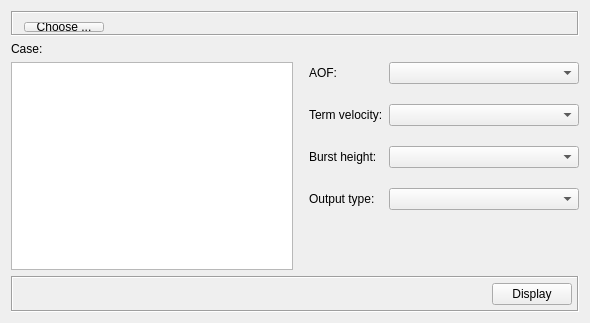
<?xml version="1.0" encoding="UTF-8"?>
<ui version="4.0">
 <class>MainWindow</class>
 <widget class="QMainWindow" name="MainWindow">
  <property name="geometry">
   <rect>
    <x>0</x>
    <y>0</y>
    <width>590</width>
    <height>323</height>
   </rect>
  </property>
  <property name="sizePolicy">
   <sizepolicy hsizetype="Minimum" vsizetype="Minimum">
    <horstretch>0</horstretch>
    <verstretch>0</verstretch>
   </sizepolicy>
  </property>
  <property name="minimumSize">
   <size>
    <width>590</width>
    <height>300</height>
   </size>
  </property>
  <property name="maximumSize">
   <size>
    <width>16777215</width>
    <height>500</height>
   </size>
  </property>
  <property name="windowTitle">
   <string>Stage: the JMAE 3D visualizer</string>
  </property>
  <property name="windowIcon">
   <iconset>
    <normaloff>C:/Users/brandon.corfman/Pictures/2000px-Crystal_Clear_app_3d.svg.png</normaloff>C:/Users/brandon.corfman/Pictures/2000px-Crystal_Clear_app_3d.svg.png</iconset>
  </property>
  <widget class="QWidget" name="centralWidget">
   <layout class="QGridLayout" name="gridLayout_4">
    <item row="0" column="0">
     <layout class="QHBoxLayout" name="horizontalLayout_2">
      <property name="sizeConstraint">
       <enum>QLayout::SetMinimumSize</enum>
      </property>
      <item>
       <widget class="QFrame" name="frame">
        <property name="sizePolicy">
         <sizepolicy hsizetype="Preferred" vsizetype="Preferred">
          <horstretch>0</horstretch>
          <verstretch>0</verstretch>
         </sizepolicy>
        </property>
        <property name="minimumSize">
         <size>
          <width>532</width>
          <height>25</height>
         </size>
        </property>
        <property name="autoFillBackground">
         <bool>false</bool>
        </property>
        <property name="frameShape">
         <enum>QFrame::Box</enum>
        </property>
        <property name="frameShadow">
         <enum>QFrame::Sunken</enum>
        </property>
        <property name="lineWidth">
         <number>1</number>
        </property>
        <widget class="QWidget" name="horizontalLayoutWidget">
         <property name="geometry">
          <rect>
           <x>0</x>
           <y>0</y>
           <width>106</width>
           <height>32</height>
          </rect>
         </property>
         <layout class="QHBoxLayout" name="lblLayout">
          <property name="sizeConstraint">
           <enum>QLayout::SetDefaultConstraint</enum>
          </property>
          <property name="leftMargin">
           <number>5</number>
          </property>
          <property name="rightMargin">
           <number>5</number>
          </property>
          <item>
           <widget class="QPushButton" name="btnChoose">
            <property name="sizePolicy">
             <sizepolicy hsizetype="Fixed" vsizetype="Fixed">
              <horstretch>0</horstretch>
              <verstretch>0</verstretch>
             </sizepolicy>
            </property>
            <property name="focusPolicy">
             <enum>Qt::TabFocus</enum>
            </property>
            <property name="text">
             <string>Choose ...</string>
            </property>
           </widget>
          </item>
         </layout>
        </widget>
       </widget>
      </item>
     </layout>
    </item>
    <item row="1" column="0">
     <layout class="QGridLayout" name="gridLayout_3">
      <property name="sizeConstraint">
       <enum>QLayout::SetMinimumSize</enum>
      </property>
      <item row="0" column="1">
       <layout class="QGridLayout" name="gridLayout">
        <property name="sizeConstraint">
         <enum>QLayout::SetMinimumSize</enum>
        </property>
        <property name="rightMargin">
         <number>10</number>
        </property>
        <item row="0" column="0">
         <widget class="QLabel" name="lblCase">
          <property name="text">
           <string>Case:</string>
          </property>
         </widget>
        </item>
        <item row="1" column="0">
         <widget class="QListWidget" name="lstCase"/>
        </item>
       </layout>
      </item>
      <item row="0" column="2">
       <layout class="QFormLayout" name="formLayout_2">
        <property name="sizeConstraint">
         <enum>QLayout::SetMinAndMaxSize</enum>
        </property>
        <property name="fieldGrowthPolicy">
         <enum>QFormLayout::FieldsStayAtSizeHint</enum>
        </property>
        <property name="formAlignment">
         <set>Qt::AlignLeading|Qt::AlignLeft|Qt::AlignTop</set>
        </property>
        <property name="horizontalSpacing">
         <number>6</number>
        </property>
        <property name="verticalSpacing">
         <number>20</number>
        </property>
        <property name="topMargin">
         <number>20</number>
        </property>
        <property name="rightMargin">
         <number>0</number>
        </property>
        <item row="1" column="0">
         <widget class="QLabel" name="lblAOF">
          <property name="text">
           <string>AOF:</string>
          </property>
         </widget>
        </item>
        <item row="1" column="1">
         <widget class="QComboBox" name="cboAOF">
          <property name="sizePolicy">
           <sizepolicy hsizetype="Fixed" vsizetype="Fixed">
            <horstretch>0</horstretch>
            <verstretch>0</verstretch>
           </sizepolicy>
          </property>
          <property name="minimumSize">
           <size>
            <width>190</width>
            <height>0</height>
           </size>
          </property>
          <property name="maximumSize">
           <size>
            <width>190</width>
            <height>16777215</height>
           </size>
          </property>
         </widget>
        </item>
        <item row="2" column="0">
         <widget class="QLabel" name="lblTermVel">
          <property name="text">
           <string>Term velocity:</string>
          </property>
         </widget>
        </item>
        <item row="2" column="1">
         <widget class="QComboBox" name="cboTermVel">
          <property name="sizePolicy">
           <sizepolicy hsizetype="Fixed" vsizetype="Fixed">
            <horstretch>0</horstretch>
            <verstretch>0</verstretch>
           </sizepolicy>
          </property>
          <property name="minimumSize">
           <size>
            <width>190</width>
            <height>0</height>
           </size>
          </property>
          <property name="maximumSize">
           <size>
            <width>190</width>
            <height>16777215</height>
           </size>
          </property>
         </widget>
        </item>
        <item row="3" column="0">
         <widget class="QLabel" name="lblBurstHeight">
          <property name="text">
           <string>Burst height:</string>
          </property>
         </widget>
        </item>
        <item row="3" column="1">
         <widget class="QComboBox" name="cboBurstHeight">
          <property name="sizePolicy">
           <sizepolicy hsizetype="Fixed" vsizetype="Fixed">
            <horstretch>1</horstretch>
            <verstretch>0</verstretch>
           </sizepolicy>
          </property>
          <property name="minimumSize">
           <size>
            <width>190</width>
            <height>0</height>
           </size>
          </property>
          <property name="maximumSize">
           <size>
            <width>190</width>
            <height>16777215</height>
           </size>
          </property>
         </widget>
        </item>
        <item row="4" column="0">
         <widget class="QLabel" name="lblPkSurface">
          <property name="text">
           <string>Output type:</string>
          </property>
         </widget>
        </item>
        <item row="4" column="1">
         <widget class="QComboBox" name="cboPkSurface">
          <property name="sizePolicy">
           <sizepolicy hsizetype="Fixed" vsizetype="Fixed">
            <horstretch>0</horstretch>
            <verstretch>0</verstretch>
           </sizepolicy>
          </property>
          <property name="minimumSize">
           <size>
            <width>190</width>
            <height>0</height>
           </size>
          </property>
          <property name="maximumSize">
           <size>
            <width>190</width>
            <height>16777215</height>
           </size>
          </property>
         </widget>
        </item>
       </layout>
      </item>
     </layout>
    </item>
    <item row="2" column="0">
     <widget class="QFrame" name="frame_2">
      <property name="sizePolicy">
       <sizepolicy hsizetype="Preferred" vsizetype="Preferred">
        <horstretch>0</horstretch>
        <verstretch>0</verstretch>
       </sizepolicy>
      </property>
      <property name="minimumSize">
       <size>
        <width>532</width>
        <height>20</height>
       </size>
      </property>
      <property name="autoFillBackground">
       <bool>false</bool>
      </property>
      <property name="frameShape">
       <enum>QFrame::Box</enum>
      </property>
      <property name="frameShadow">
       <enum>QFrame::Sunken</enum>
      </property>
      <property name="lineWidth">
       <number>1</number>
      </property>
      <layout class="QGridLayout" name="gridLayout_2">
       <property name="sizeConstraint">
        <enum>QLayout::SetMinimumSize</enum>
       </property>
       <property name="leftMargin">
        <number>5</number>
       </property>
       <property name="topMargin">
        <number>5</number>
       </property>
       <property name="rightMargin">
        <number>5</number>
       </property>
       <property name="bottomMargin">
        <number>5</number>
       </property>
       <item row="0" column="0">
        <layout class="QHBoxLayout" name="horizontalLayout">
         <property name="sizeConstraint">
          <enum>QLayout::SetMinimumSize</enum>
         </property>
         <item>
          <widget class="QLabel" name="lblErrorReport">
           <property name="palette">
            <palette>
             <active>
              <colorrole role="WindowText">
               <brush brushstyle="SolidPattern">
                <color alpha="255">
                 <red>255</red>
                 <green>0</green>
                 <blue>0</blue>
                </color>
               </brush>
              </colorrole>
             </active>
             <inactive>
              <colorrole role="WindowText">
               <brush brushstyle="SolidPattern">
                <color alpha="255">
                 <red>255</red>
                 <green>0</green>
                 <blue>0</blue>
                </color>
               </brush>
              </colorrole>
             </inactive>
             <disabled>
              <colorrole role="WindowText">
               <brush brushstyle="SolidPattern">
                <color alpha="255">
                 <red>120</red>
                 <green>120</green>
                 <blue>120</blue>
                </color>
               </brush>
              </colorrole>
             </disabled>
            </palette>
           </property>
           <property name="text">
            <string/>
           </property>
          </widget>
         </item>
         <item>
          <widget class="QPushButton" name="btnDisplay">
           <property name="sizePolicy">
            <sizepolicy hsizetype="Fixed" vsizetype="Fixed">
             <horstretch>0</horstretch>
             <verstretch>0</verstretch>
            </sizepolicy>
           </property>
           <property name="focusPolicy">
            <enum>Qt::TabFocus</enum>
           </property>
           <property name="text">
            <string>Display</string>
           </property>
          </widget>
         </item>
        </layout>
       </item>
      </layout>
     </widget>
    </item>
   </layout>
   <zorder></zorder>
   <zorder></zorder>
   <zorder></zorder>
  </widget>
 </widget>
 <layoutdefault spacing="6" margin="11"/>
 <resources/>
 <connections/>
</ui>
